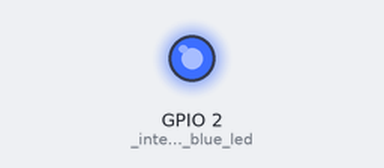
The program below on a simulated ESP32 board running MicroPython. Parts: output pins drawn as LEDs (lit = HIGH). At 6.9 s the program stops and its outputs stay as they are.

Above: at 0.1 s.
At 6.7 s:
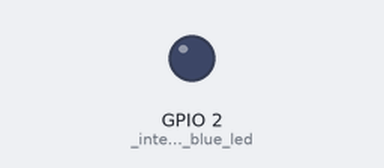
Timing chart, 0 to 8.2 s (numbered marks = the images above):
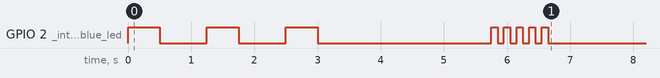

The program:

blink.py
```python
#!/usr/bin/env python3
# -*- coding: utf-8 -*-

"""
file: blink.py

author: jom52
license : GNU GENERAL PUBLIC LICENSE Version 3, 29 June 2007
email: jom52.dev@gmail.com
github: https://github.com/jom52/esp32-airsens

blink internal led
v0.1.0 : 02.02.2022 --> first prototype
v0.1.1 : 24.04.2022 --> limited import to necessary functions
"""

from machine import Pin
from utime import sleep_ms

class Blink:
    def __init__(self, led_pin=2):
#         self._INTERNAL_BLUE_LED_PIN = led_pin
        self._internal_blue_led = Pin(led_pin, Pin.OUT)

    def blink_internal_blue_led(self, t_on_ms=100, t_off_ms=100, t_pause_ms=100, n_repeat=5):

        for n in range(n_repeat):
            self._internal_blue_led.on()
            sleep_ms(t_on_ms)
            self._internal_blue_led.off()
            sleep_ms(t_off_ms)
        sleep_ms(t_pause_ms)

if __name__ == '__main__':
    led_pin = 2 # the pin of the LED
    blink = Blink(led_pin) # instantiates the class
    # blink on = 500 ms, off = 750 ms, pause = 1000 ms, repeat = 3
    blink.blink_internal_blue_led(500, 750, 1000, 3)
    sleep_ms(1000)
    # blink with the default parameters
    blink.blink_internal_blue_led()
```

Measured:
- by itself, GPIO 2 (_internal_blue_led): LOW → HIGH at 0.00 s, → LOW 0.50 s later, → HIGH 0.75 s later, → LOW 0.50 s later, … (16 changes in this stretch)
